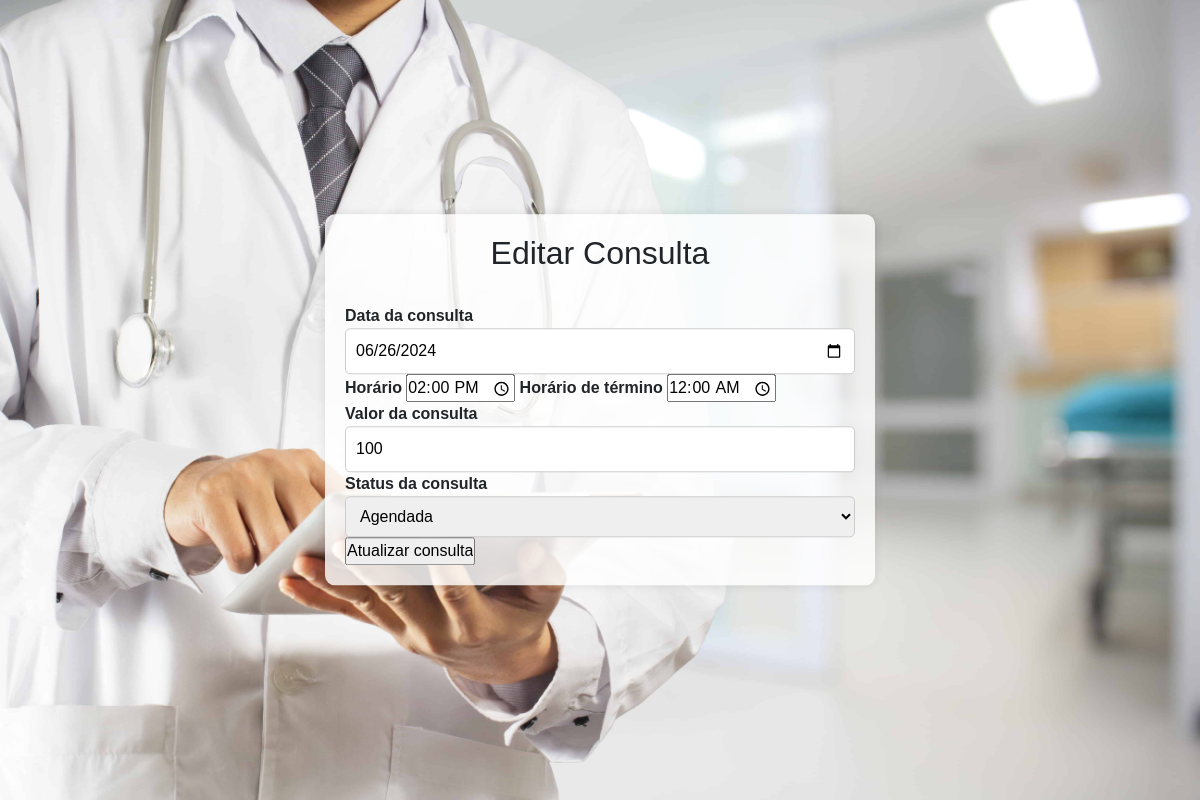
Page /buscapaciente/1 (signed in) on the committed database.
### tables this page shows
CREATE TABLE `consultas` (
  `id` int(11) NOT NULL,
  `statusC` char(1) DEFAULT NULL,
  `id_medico` int(11) NOT NULL,
  `id_paciente` int(11) NOT NULL,
  `horarioInicio` time NOT NULL,
  `horarioFim` time NOT NULL,
  `diagnostico` varchar(255) DEFAULT NULL,
  `tratamento` varchar(255) DEFAULT NULL,
  `valor` double NOT NULL,
  `dataC` date NOT NULL
);

### utils/RenderView.php (called while the page is built, shortened)
<?php
class RenderView {
    public function loadView($view, $args) {
        extract($args);
        require_once __DIR__ ."/../views/$view.php";
    }
}

### controllers/AtualizaconsultaController.php (called while the page is built, shortened)
<?php
require_once __DIR__."/../utils/RenderView.php";
class AtualizaconsultaController extends RenderView {
    public $id;
    public function __construct(){
        $parts = explode('/', $_SERVER['REQUEST_URI']);
        $this->id = end($parts);
    }
    public function index() {
        $selecionaConsulta = new AppointmentRepository;
        $array_valores = [':id' => $this->id];
        $sql = 'SELECT id, statusC, horarioInicio, horarioFim, diagnostico, tratamento, valor, dataC FROM consultas WHERE id = :id';
        $consultas = $selecionaConsulta->retornaConsulta($sql, $array_valores);
        $this->loadView(
            'editaform', ['consultas' => $consultas]
        );
    }
}

### core/Core.php (called while the page is built, shortened)
<?php
class Core {
  public function run($routes){
    $url = '/';
    if( isset($_GET['url'])) {
      $url = $url.$_GET['url'];
    }
    if( $url != '/') {
      $url = rtrim($url, '/');
    }
    foreach ($routes as $path => $controller) {
      $pattern =  '#^'. preg_replace('/{id}/', '(\w+)', $path) .'$#';
      if (preg_match($pattern, $url, $matches)) {
        array_shift($matches);
        [$currentController, $action] = explode('@', $controller);
        $newController = new $currentController();
        $newController->$action($matches);
      }
    }
  }
}

### index.php (called while the page is built, shortened)
<?php
require_once __DIR__.'/routes/routes.php';
$core = new Core();
$core->run($routes);

### class/Repository.php (called while the page is built, shortened)
<?php
class Repository{
    protected $conexao;
    public function  __construct()
    {
        try
        {
            $this->conexao = new Conexao();
        }
        catch (Exception $e)
        {
            throw new Exception("Não foi possível conectar-se ao banco de dados: " . $e->getMessage());
        }
    }
    public function __destruct()
    {
        if ($this->conexao) {
            $this->conexao = null;
        }
    }
    public function executaConsulta($callback){
        try{
            return $callback();
        }catch(PDOException $e){
            throw new Exception("Erro ao executar consulta: ".$e->getMessage());
        }
    }
    public function retornaConsulta($sql, $valores = NULL){
        return $this->executaConsulta(function() use ($sql, $valores){
            $pdo = $this->conexao->getConexao();
            $stmt = $pdo->prepare($sql);
            if($valores != NULL){
                foreach($valores as $campo => $valor){
                    $stmt->bindValue($campo, $valor);
                }
            }
            $stmt->execute();
            $result = $stmt->fetchAll(PDO::FETCH_ASSOC);
            return $result;
        });
    }
}
?>

### views/editaform.php (the view, shortened to what this page needs)
<!DOCTYPE html>
<html lang="en">
<head>
    <link rel="stylesheet" href="../public/styles/style.css">
    <link href="https://cdn.jsdelivr.net/npm/bootstrap@5.3.3/dist/css/bootstrap.min.css" rel="stylesheet">
</head>
<body>
    <div class="imgfundocadastro">
    <div class="container-cadastro">
        <h2>Editar Consulta</h2><br>
        <form class="formulario-cadastro" method="POST" action="<?php echo '../atualizapaciente/'.$consultas[0]['id']?>">
            <label for="dataC">Data da consulta</label>
            <input required type="date" value="<?php echo $consultas[0]['dataC'] ?>" name="dataC" id="dataC">
            <label for="hInicio">Horário</label>
            <input required type="time" value="<?php echo $consultas[0]['horarioInicio'] ?>" id="hInicio" name="hInicio">
            <label for="hFim">Horário de término</label>
            <input required type="time" value="<?php echo $consultas[0]['horarioFim'] ?>" id="hFim" name="hFim">
            <label for="valor">Valor da consulta</label>
            <input required type="text" value="<?php echo (empty($consultas[0]['valor'])) ? '' : $consultas[0]['valor'] ?>" name="valor" id="valor">
            <label for="statusC">Status da consulta</label>
            <select required name="statusC" id="statusC">
                <option <?php echo ($consultas[0]['statusC'] == 'a') ? 'selected' : '' ?> value="a">Agendada</option>
            </select>
            <div class="btn-consulta">
                <a><input type="submit" value="Atualizar consulta"></a>
            </div>
        </form>
    </div>
</div>
</body>
</html>

### public/styles/style.css (style rules this page uses)
* { margin: 0; padding: 0; box-sizing: border-box; font-family: sans-serif; }
.container-cadastro { width: 550px; position: absolute; top: 50%; left: 50%; transform: translate(-50%, -50%); padding: 20px; background-color: #fff; border-radius: 10px; box-shadow: 0 0 10px rgba(0, 0, 0, 0.1); background-color: rgba(255, 255, 255, 0.81); }
.container-cadastro h2 { text-align: center; }
.formulario-cadastro { justify-content: center; gap: 12px; align-items: center; width: 100%; }
input[type="text"], input[type="email"], input[type="tel"], input[type="date"], input[type="password"], input[type="date"], select { width: 100%; padding: 10px; border-radius: 5px; border: 1px solid #ccc; box-sizing: border-box; }
label { font-weight: bold; display: flex; align-items: center; }
.imgfundocadastro { background-image: url(../images/fundologin.jpg); margin: 0; padding: 0; background-size: cover; background-position: center; min-height: 100vh; background-repeat: no-repeat; background-attachment: fixed; }

### rows in the picture
consultas: dataC "06/26/2024", hInicio "14:00:00", hFim "00:00:00", valor "100", statusC "Agendada"
